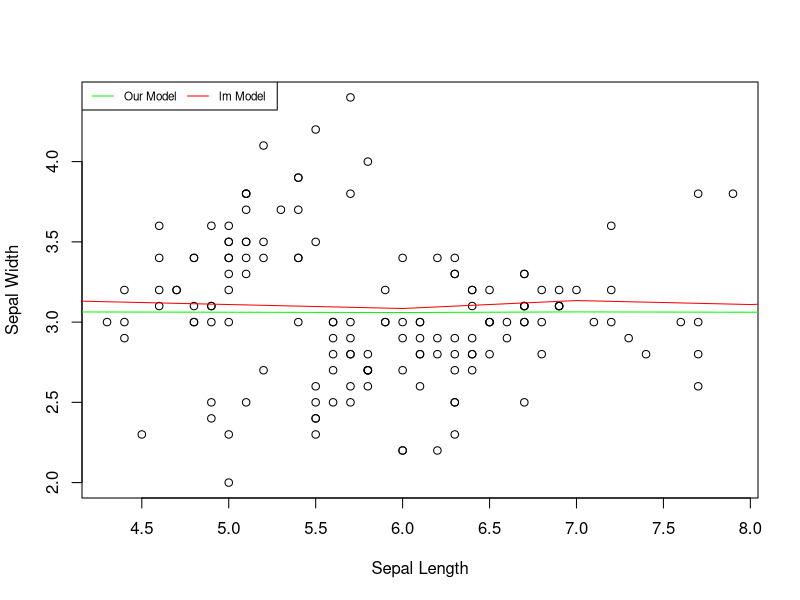

Source code (R):
#' ---
#' title: "Implementing Linear Regression from Scratch"
#' author: Sanjaya J Shetty
#' date: '2022-06-29'
#' output: github_document
#' ---
#' 
#' ## Theory
#' 
#' ### The Formula for Linear Regression:
#' 
#' ####  $$ y = a + bx $$

#' where, 
#' 
#' $a = intercept$
#' 
#' $b = slope$
#' 
#' $x = independent variable$
#' 
#' $y = output$

#'
#' So how do we calculate `a` and `b` ?
#'
#' $$ b = \frac{\sum{(X_i - \overline{X}) * ( Y_i - \overline{y})}} {\sum{X_i - \overline{X}}} $$
#'
#' $$ a = \overline{y} - b * \overline{x} $$
#'
#' ## Implementing the formulaes 
#' 
#' ### Function to calculate the slope `b`

calcB = function(x,y){ 
  #' calculates the slope `b` for the equation `a+bx`
  #' 
  #' @param x the dependent variable
  #' @param y the independent variable
  #' 
  #' @returns A named vector, which includes slope, mean of X and Y variables
  #' 
  meanX = mean(x)
  meanY = mean(y)

  nemA = sum((x - meanX)*(y - meanY))
  denA = sum((x - meanY)^2)
  
  b = nemA/denA
  
  values = c(b, meanX, meanY)
  names(values) = c('b', 'meanX', 'meanY')
  return(values)
}

#' ### Function to calculate the intercept `a`

calcA = function(x,y){
  #' Calculates intercept `b` for the equation `a+bx`
  #' 
  #' @param x the dependent variable
  #' @param y the independent variable
  #' 
  #' @returns A named vector, which includes slope and intercept
  
  reqValues = calcB(x,y)
  
  b = reqValues['b']
  a = reqValues['meanY'] - (b * reqValues['meanX'])
  
  coeff = c(a,b)
  names(coeff) = c('a', 'b')
  return(coeff)
}

#' ### Function to fit a linear regression line

linearRegression = function(x,y){
  #' Fitting Linear Regression
  #' 
  #' @param x the dependent variable
  #' @param y the independent variable
  #' 
  #' @return The fitted values
  
  values = calcA(x,y)
  
  # using `<<-` so that the parameters would be available for `predictlm` Function
  
  a <<- values['a']
  b <<- values['b']
  
  fittedValues = a + (b * x)
  
  return(fittedValues)
}

#' ### Function to predict the values for the fitted model

predictlm = function(x){
  #' Function to predict the value
  #' 
  #' @param x the dependent variable
  #' 
  #' @return The predicted values
  #' 
  
  predicted = a + (b* x)
  return(predicted)
}

#' ### comparing the results
#' 
values = linearRegression(iris$Sepal.Length, iris$Sepal.Width)

fittedValue = lm(iris$Sepal.Width~iris$Sepal.Length)$fitted

plot(iris$Sepal.Length, iris$Sepal.Width,
     xlab = "Sepal Length", ylab = "Sepal Width")
lines(values , col="green")
lines(fittedValue, col  = 'red')
legend("topleft",legend=c("Our Model", "lm Model"),
       col=c("green", "red"), lty=1, cex=0.7, horiz=TRUE)


